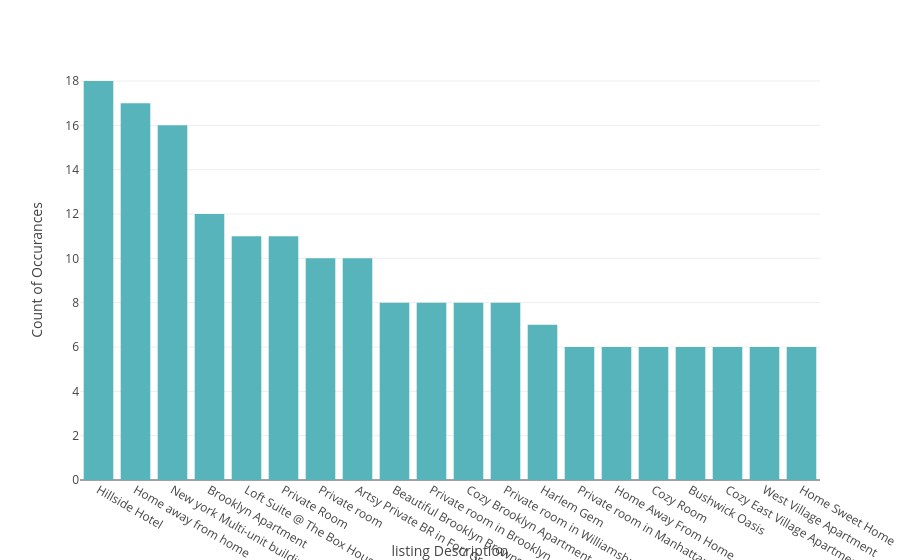

Write notebook code for a chart like this one.
### Markdown cell above
- ***Bi-variant  Analysis***

### Code cell
#- Gain Most 10 listing characteristics 'names' 
desc_count =  renting_dataset['name'].value_counts()
most_20_prices = desc_count.sort_values(ascending=False)[:20]
repeate_names = {
    'listing Description' : most_20_prices.index,
    'Count of Occurances' : most_20_prices.values
}
px.bar(data_frame = repeate_names , x='listing Description',y='Count of Occurances', color_discrete_sequence=["#57B4BA"] )

### Figure 1 — Plotly figure (JSON) as saved in the notebook; plotly's stock layout.template omitted (floating-point values rounded to 4 significant figures)
{"data": [{"hovertemplate": "listing Description=%{x}<br>Count of Occurances=%{y}<extra></extra>", "legendgroup": "", "marker": {"color": "#57B4BA", "pattern": {"shape": ""}}, "name": "", "orientation": "v", "showlegend": false, "textposition": "auto", "type": "bar", "x": ["Hillside Hotel", "Home away from home", "New york Multi-unit building", "Brooklyn Apartment", "Loft Suite @ The Box House Hotel", "Private Room", "Private room", "Artsy Private BR in Fort Greene Cumberland", "Beautiful Brooklyn Brownstone", "Private room in Brooklyn", "Cozy Brooklyn Apartment", "Private room in Williamsburg", "Harlem Gem", "Private room in Manhattan", "Home Away From Home", "Cozy Room", "Bushwick Oasis", "Cozy East Village Apartment", "West Village Apartment", "Home Sweet Home"], "xaxis": "x", "y": [18, 17, 16, 12, 11, 11, 10, 10, 8, 8, 8, 8, 7, 6, 6, 6, 6, 6, 6, 6], "yaxis": "y"}], "layout": {"barmode": "relative", "legend": {"tracegroupgap": 0}, "margin": {"t": 60}, "xaxis": {"anchor": "y", "domain": [0, 1], "title": {"text": "listing Description"}}, "yaxis": {"anchor": "x", "domain": [0, 1], "title": {"text": "Count of Occurances"}}}}
